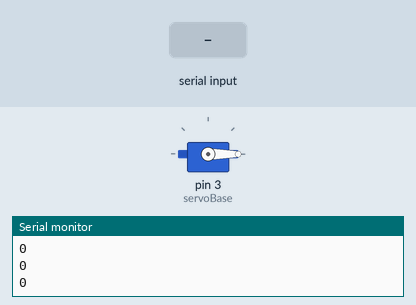
Bench run of a sketch on a simulated Arduino Uno, built with avr-gcc and run on an emulated ATmega328P. Shown: servo, the last lines printed to the serial monitor. The inputs (shaded band) are chosen by the test bench.

Above: at 1.2 s.
1.3 s: "1" received over Serial
At 2.3 s:
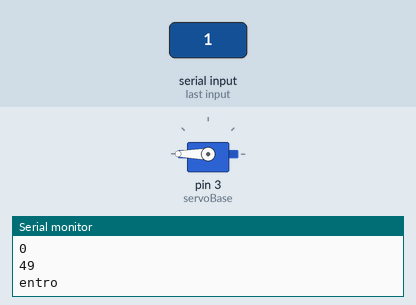
Timing chart, 0 to 17.8 s (numbered marks = the images above; inputs shaded):
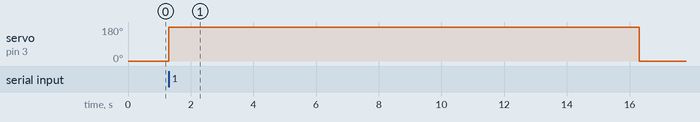

The sketch:

sketch_oct13a.ino
```cpp
#include <Servo.h>

Servo servoBase;//Asigno un nombre específico
int grados = -1;
int option ;

void setup() {
   servoBase.attach(3);//Pin a utilizar para servo
   Serial.begin(9600);
   servoBase.write(0);
}

void loop() {

  grados = servoBase.read();

  Serial.println(grados);

  if(grados != 0){
    servoBase.write(0);
  }

  if(Serial.available() > 0){

    option = Serial.read();

      Serial.println(option);

    if(option == '1'){

      servoBase.write(180);
      Serial.println("entro");
      delay(15000);
      servoBase.write(0);
      delay(5000);
    }

  }
}
```

Measured:
- after the input at 1.3 s, servo on pin 3 (servoBase): 0° → 180° at once, → 0° 15.0 s later
